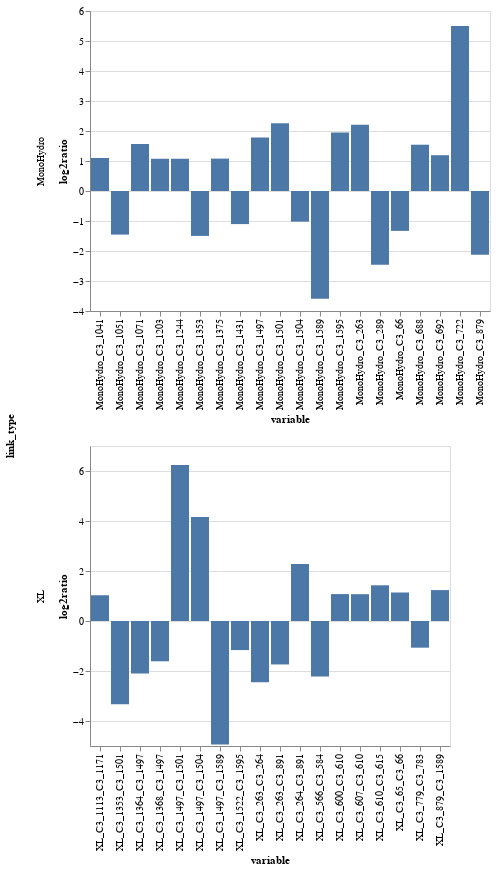

This figure's notebook cell:
### Code cell
alt.Chart(df_merge[(df_merge['log2ratio'] > 1) | (df_merge['log2ratio'] < -1)]).mark_bar().encode(
    x='variable',
    y=alt.Y('log2ratio', stack='zero'),
    row='link_type',
).resolve_scale(x='independent', y='independent')

### Figure 1 — Vega-Lite specification as saved in the notebook (floating-point values rounded to 4 significant figures)
{"config": {"view": {"continuousWidth": 400, "continuousHeight": 300}}, "data": {"name": "data-a3d7ba2288434758b7706671a863ac5a"}, "mark": "bar", "encoding": {"row": {"type": "nominal", "field": "link_type"}, "x": {"type": "nominal", "field": "variable"}, "y": {"type": "quantitative", "field": "log2ratio", "stack": "zero"}}, "resolve": {"scale": {"x": "independent", "y": "independent"}}, "$schema": "https://vega.github.io/schema/vega-lite/v4.0.2.json", "datasets": {"data-a3d7ba2288434758b7706671a863ac5a": [{"variable": "MonoHydro_C3_66", "value_c3": 0.5238, "link_type": "MonoHydro", "uID": "sp|P01024|CO3_HUMAN:66", "uID_rev": "sp|P01024|CO3_HUMAN:66", "exp_c3": "c3", "value_c3b": 0.2084, "exp_c3b": "c3b", "log2ratio": -1.33}, {"variable": "MonoHydro_C3_263", "value_c3": 0.1752, "link_type": "MonoHydro", "uID": "sp|P01024|CO3_HUMAN:263", "uID_rev": "sp|P01024|CO3_HUMAN:263", "exp_c3": "c3", "value_c3b": 0.812, "exp_c3b": "c3b", "log2ratio": 2.212}, {"variable": "MonoHydro_C3_289", "value_c3": 0.4511, "link_type": "MonoHydro", "uID": "sp|P01024|CO3_HUMAN:289", "uID_rev": "sp|P01024|CO3_HUMAN:289", "exp_c3": "c3", "value_c3b": 0.08228, "exp_c3b": "c3b", "log2ratio": -2.455}, {"variable": "MonoHydro_C3_688", "value_c3": 0.3432, "link_type": "MonoHydro", "uID": "sp|P01024|CO3_HUMAN:688", "uID_rev": "sp|P01024|CO3_HUMAN:688", "exp_c3": "c3", "value_c3b": 1.0, "exp_c3b": "c3b", "log2ratio": 1.543}, {"variable": "MonoHydro_C3_692", "value_c3": 0.4372, "link_type": "MonoHydro", "uID": "sp|P01024|CO3_HUMAN:692", "uID_rev": "sp|P01024|CO3_HUMAN:692", "exp_c3": "c3", "value_c3b": 1.0, "exp_c3b": "c3b", "log2ratio": 1.194}, {"variable": "MonoHydro_C3_722", "value_c3": 0.02207, "link_type": "MonoHydro", "uID": "sp|P01024|CO3_HUMAN:722", "uID_rev": "sp|P01024|CO3_HUMAN:722", "exp_c3": "c3", "value_c3b": 1.0, "exp_c3b": "c3b", "log2ratio": 5.502}, {"variable": "MonoHydro_C3_879", "value_c3": 0.738, "link_type": "MonoHydro", "uID": "sp|P01024|CO3_HUMAN:879", "uID_rev": "sp|P01024|CO3_HUMAN:879", "exp_c3": "c3", "value_c3b": 0.1693, "exp_c3b": "c3b", "log2ratio": -2.124}, {"variable": "MonoHydro_C3_1041", "value_c3": 0.3269, "link_type": "MonoHydro", "uID": "sp|P01024|CO3_HUMAN:1041", "uID_rev": "sp|P01024|CO3_HUMAN:1041", "exp_c3": "c3", "value_c3b": 0.7004, "exp_c3b": "c3b", "log2ratio": 1.099}, {"variable": "MonoHydro_C3_1051", "value_c3": 0.3543, "link_type": "MonoHydro", "uID": "sp|P01024|CO3_HUMAN:1051", "uID_rev": "sp|P01024|CO3_HUMAN:1051", "exp_c3": "c3", "value_c3b": 0.1294, "exp_c3b": "c3b", "log2ratio": -1.454}, {"variable": "MonoHydro_C3_1071", "value_c3": 0.2669, "link_type": "MonoHydro", "uID": "sp|P01024|CO3_HUMAN:1071", "uID_rev": "sp|P01024|CO3_HUMAN:1071", "exp_c3": "c3", "value_c3b": 0.791, "exp_c3b": "c3b", "log2ratio": 1.567}, {"variable": "MonoHydro_C3_1203", "value_c3": 0.4747, "link_type": "MonoHydro", "uID": "sp|P01024|CO3_HUMAN:1203", "uID_rev": "sp|P01024|CO3_HUMAN:1203", "exp_c3": "c3", "value_c3b": 1.0, "exp_c3b": "c3b", "log2ratio": 1.075}, {"variable": "MonoHydro_C3_1244", "value_c3": 0.4747, "link_type": "MonoHydro", "uID": "sp|P01024|CO3_HUMAN:1244", "uID_rev": "sp|P01024|CO3_HUMAN:1244", "exp_c3": "c3", "value_c3b": 1.0, "exp_c3b": "c3b", "log2ratio": 1.075}, {"variable": "MonoHydro_C3_1353", "value_c3": 0.3775, "link_type": "MonoHydro", "uID": "sp|P01024|CO3_HUMAN:1353", "uID_rev": "sp|P01024|CO3_HUMAN:1353", "exp_c3": "c3", "value_c3b": 0.1337, "exp_c3b": "c3b", "log2ratio": -1.497}, {"variable": "MonoHydro_C3_1375", "value_c3": 0.4731, "link_type": "MonoHydro", "uID": "sp|P01024|CO3_HUMAN:1375", "uID_rev": "sp|P01024|CO3_HUMAN:1375", "exp_c3": "c3", "value_c3b": 1.0, "exp_c3b": "c3b", "log2ratio": 1.08}, {"variable": "MonoHydro_C3_1431", "value_c3": 0.4312, "link_type": "MonoHydro", "uID": "sp|P01024|CO3_HUMAN:1431", "uID_rev": "sp|P01024|CO3_HUMAN:1431", "exp_c3": "c3", "value_c3b": 0.2007, "exp_c3b": "c3b", "log2ratio": -1.103}, {"variable": "MonoHydro_C3_1497", "value_c3": 0.05992, "link_type": "MonoHydro", "uID": "sp|P01024|CO3_HUMAN:1497", "uID_rev": "sp|P01024|CO3_HUMAN:1497", "exp_c3": "c3", "value_c3b": 0.2061, "exp_c3b": "c3b", "log2ratio": 1.782}, {"variable": "MonoHydro_C3_1501", "value_c3": 0.04877, "link_type": "MonoHydro", "uID": "sp|P01024|CO3_HUMAN:1501", "uID_rev": "sp|P01024|CO3_HUMAN:1501", "exp_c3": "c3", "value_c3b": 0.2331, "exp_c3b": "c3b", "log2ratio": 2.257}, {"variable": "MonoHydro_C3_1504", "value_c3": 0.7903, "link_type": "MonoHydro", "uID": "sp|P01024|CO3_HUMAN:1504", "uID_rev": "sp|P01024|CO3_HUMAN:1504", "exp_c3": "c3", "value_c3b": 0.3894, "exp_c3b": "c3b", "log2ratio": -1.021}, {"variable": "MonoHydro_C3_1589", "value_c3": 0.475, "link_type": "MonoHydro", "uID": "sp|P01024|CO3_HUMAN:1589", "uID_rev": "sp|P01024|CO3_HUMAN:1589", "exp_c3": "c3", "value_c3b": 0.03942, "exp_c3b": "c3b", "log2ratio": -3.591}, {"variable": "MonoHydro_C3_1595", "value_c3": 0.0989, "link_type": "MonoHydro", "uID": "sp|P01024|CO3_HUMAN:1595", "uID_rev": "sp|P01024|CO3_HUMAN:1595", "exp_c3": "c3", "value_c3b": 0.3826, "exp_c3b": "c3b", "log2ratio": 1.952}, {"variable": "XL_C3_65_C3_66", "value_c3": 0.1847, "link_type": "XL", "uID": "sp|P01024|CO3_HUMAN:65:x:sp|P01024|CO3_HUMAN:66", "uID_rev": "sp|P01024|CO3_HUMAN:66:x:sp|P01024|CO3_HUMAN:65", "exp_c3": "c3", "value_c3b": 0.4071, "exp_c3b": "c3b", "log2ratio": 1.14}, {"variable": "XL_C3_263_C3_264", "value_c3": 0.4295, "link_type": "XL", "uID": "sp|P01024|CO3_HUMAN:263:x:sp|P01024|CO3_HUMAN:264", "uID_rev": "sp|P01024|CO3_HUMAN:264:x:sp|P01024|CO3_HUMAN:263", "exp_c3": "c3", "value_c3b": 0.07845, "exp_c3b": "c3b", "log2ratio": -2.453}, {"variable": "XL_C3_263_C3_891", "value_c3": 0.3654, "link_type": "XL", "uID": "sp|P01024|CO3_HUMAN:263:x:sp|P01024|CO3_HUMAN:891", "uID_rev": "sp|P01024|CO3_HUMAN:891:x:sp|P01024|CO3_HUMAN:263", "exp_c3": "c3", "value_c3b": 0.1095, "exp_c3b": "c3b", "log2ratio": -1.738}, {"variable": "XL_C3_264_C3_891", "value_c3": 0.04507, "link_type": "XL", "uID": "sp|P01024|CO3_HUMAN:264:x:sp|P01024|CO3_HUMAN:891", "uID_rev": "sp|P01024|CO3_HUMAN:891:x:sp|P01024|CO3_HUMAN:264", "exp_c3": "c3", "value_c3b": 0.219, "exp_c3b": "c3b", "log2ratio": 2.28}, {"variable": "XL_C3_566_C3_584", "value_c3": 0.1712, "link_type": "XL", "uID": "sp|P01024|CO3_HUMAN:566:x:sp|P01024|CO3_HUMAN:584", "uID_rev": "sp|P01024|CO3_HUMAN:584:x:sp|P01024|CO3_HUMAN:566", "exp_c3": "c3", "value_c3b": 0.03675, "exp_c3b": "c3b", "log2ratio": -2.22}, {"variable": "XL_C3_600_C3_610", "value_c3": 0.1623, "link_type": "XL", "uID": "sp|P01024|CO3_HUMAN:600:x:sp|P01024|CO3_HUMAN:610", "uID_rev": "sp|P01024|CO3_HUMAN:610:x:sp|P01024|CO3_HUMAN:600", "exp_c3": "c3", "value_c3b": 0.3423, "exp_c3b": "c3b", "log2ratio": 1.077}, {"variable": "XL_C3_607_C3_610", "value_c3": 0.04286, "link_type": "XL", "uID": "sp|P01024|CO3_HUMAN:607:x:sp|P01024|CO3_HUMAN:610", "uID_rev": "sp|P01024|CO3_HUMAN:610:x:sp|P01024|CO3_HUMAN:607", "exp_c3": "c3", "value_c3b": 0.09017, "exp_c3b": "c3b", "log2ratio": 1.073}, {"variable": "XL_C3_610_C3_615", "value_c3": 0.09229, "link_type": "XL", "uID": "sp|P01024|CO3_HUMAN:610:x:sp|P01024|CO3_HUMAN:615", "uID_rev": "sp|P01024|CO3_HUMAN:615:x:sp|P01024|CO3_HUMAN:610", "exp_c3": "c3", "value_c3b": 0.2484, "exp_c3b": "c3b", "log2ratio": 1.428}, {"variable": "XL_C3_779_C3_783", "value_c3": 0.3158, "link_type": "XL", "uID": "sp|P01024|CO3_HUMAN:779:x:sp|P01024|CO3_HUMAN:783", "uID_rev": "sp|P01024|CO3_HUMAN:783:x:sp|P01024|CO3_HUMAN:779", "exp_c3": "c3", "value_c3b": 0.1507, "exp_c3b": "c3b", "log2ratio": -1.068}, {"variable": "XL_C3_879_C3_1589", "value_c3": 0.08195, "link_type": "XL", "uID": "sp|P01024|CO3_HUMAN:879:x:sp|P01024|CO3_HUMAN:1589", "uID_rev": "sp|P01024|CO3_HUMAN:1589:x:sp|P01024|CO3_HUMAN:879", "exp_c3": "c3", "value_c3b": 0.1931, "exp_c3b": "c3b", "log2ratio": 1.237}, {"variable": "XL_C3_1113_C3_1171", "value_c3": 0.1165, "link_type": "XL", "uID": "sp|P01024|CO3_HUMAN:1113:x:sp|P01024|CO3_HUMAN:1171", "uID_rev": "sp|P01024|CO3_HUMAN:1171:x:sp|P01024|CO3_HUMAN:1113", "exp_c3": "c3", "value_c3b": 0.2378, "exp_c3b": "c3b", "log2ratio": 1.03}, {"variable": "XL_C3_1353_C3_1501", "value_c3": 0.3163, "link_type": "XL", "uID": "sp|P01024|CO3_HUMAN:1353:x:sp|P01024|CO3_HUMAN:1501", "uID_rev": "sp|P01024|CO3_HUMAN:1501:x:sp|P01024|CO3_HUMAN:1353", "exp_c3": "c3", "value_c3b": 0.03141, "exp_c3b": "c3b", "log2ratio": -3.332}, {"variable": "XL_C3_1364_C3_1497", "value_c3": 0.2014, "link_type": "XL", "uID": "sp|P01024|CO3_HUMAN:1364:x:sp|P01024|CO3_HUMAN:1497", "uID_rev": "sp|P01024|CO3_HUMAN:1497:x:sp|P01024|CO3_HUMAN:1364", "exp_c3": "c3", "value_c3b": 0.04684, "exp_c3b": "c3b", "log2ratio": -2.104}, {"variable": "XL_C3_1368_C3_1497", "value_c3": 0.08389, "link_type": "XL", "uID": "sp|P01024|CO3_HUMAN:1368:x:sp|P01024|CO3_HUMAN:1497", "uID_rev": "sp|P01024|CO3_HUMAN:1497:x:sp|P01024|CO3_HUMAN:1368", "exp_c3": "c3", "value_c3b": 0.02744, "exp_c3b": "c3b", "log2ratio": -1.612}, {"variable": "XL_C3_1497_C3_1501", "value_c3": 0.003786, "link_type": "XL", "uID": "sp|P01024|CO3_HUMAN:1497:x:sp|P01024|CO3_HUMAN:1501", "uID_rev": "sp|P01024|CO3_HUMAN:1501:x:sp|P01024|CO3_HUMAN:1497", "exp_c3": "c3", "value_c3b": 0.2855, "exp_c3b": "c3b", "log2ratio": 6.237}, {"variable": "XL_C3_1497_C3_1504", "value_c3": 0.01986, "link_type": "XL", "uID": "sp|P01024|CO3_HUMAN:1497:x:sp|P01024|CO3_HUMAN:1504", "uID_rev": "sp|P01024|CO3_HUMAN:1504:x:sp|P01024|CO3_HUMAN:1497", "exp_c3": "c3", "value_c3b": 0.3561, "exp_c3b": "c3b", "log2ratio": 4.165}, {"variable": "XL_C3_1497_C3_1589", "value_c3": 0.1165, "link_type": "XL", "uID": "sp|P01024|CO3_HUMAN:1497:x:sp|P01024|CO3_HUMAN:1589", "uID_rev": "sp|P01024|CO3_HUMAN:1589:x:sp|P01024|CO3_HUMAN:1497", "exp_c3": "c3", "value_c3b": 0.003783, "exp_c3b": "c3b", "log2ratio": -4.945}, {"variable": "XL_C3_1522_C3_1595", "value_c3": 0.2469, "link_type": "XL", "uID": "sp|P01024|CO3_HUMAN:1522:x:sp|P01024|CO3_HUMAN:1595", "uID_rev": "sp|P01024|CO3_HUMAN:1595:x:sp|P01024|CO3_HUMAN:1522", "exp_c3": "c3", "value_c3b": 0.1103, "exp_c3b": "c3b", "log2ratio": -1.163}]}}
